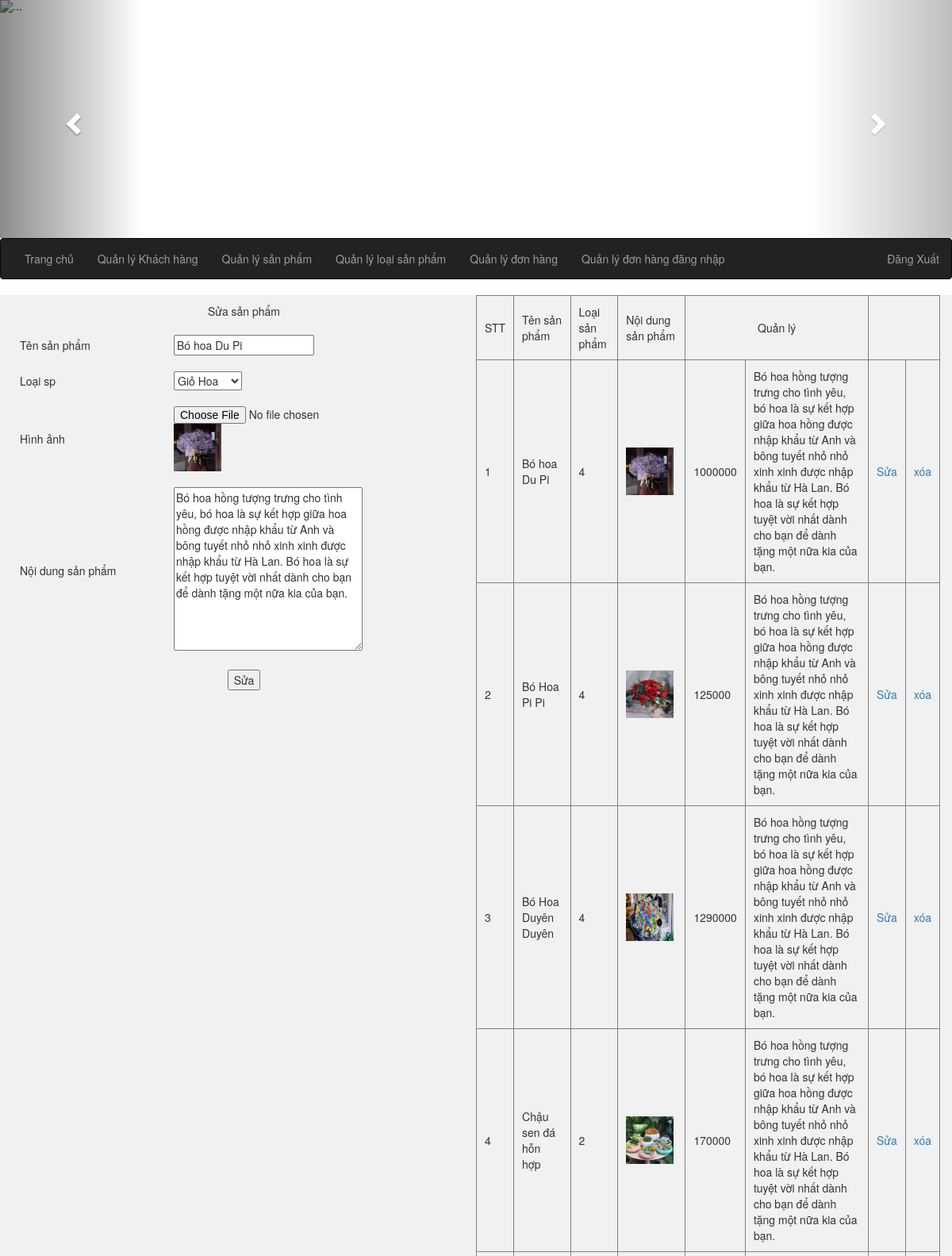
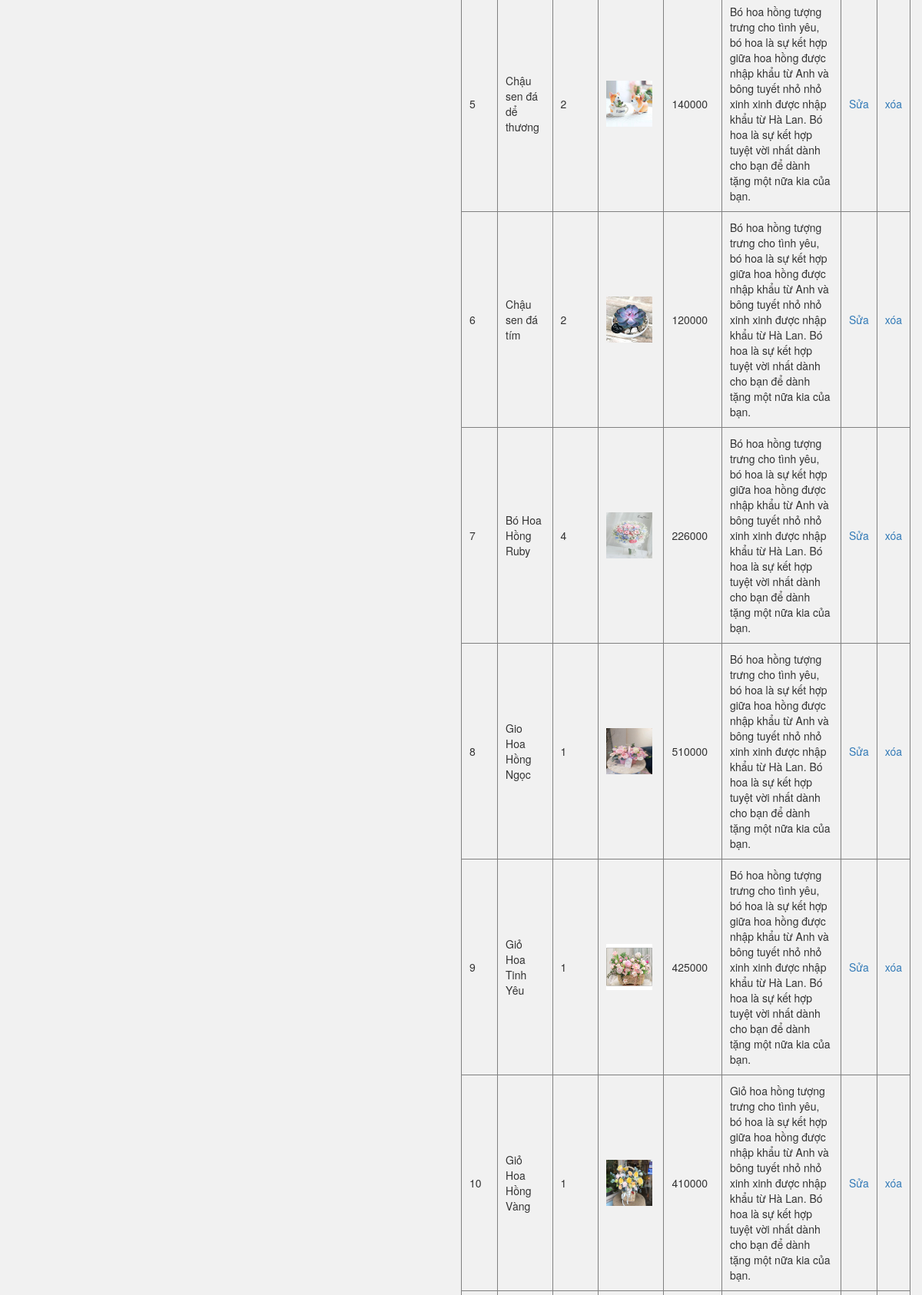
The app's page /admin/tc.php?sanpham=quanlisanpham&ac=sua&id=21 (upper part) with its own data (2 pictures, top to bottom).
### tables this page shows
CREATE TABLE `sanpham` (
  `idsp` int(11) NOT NULL,
  `tensp` varchar(256) NOT NULL,
  `hinhanh` varchar(256) NOT NULL,
  `idloaisp` int(11) NOT NULL,
  `gia` int(11) NOT NULL,
  `noidung` varchar(256) NOT NULL
);

### admin/module/sanpham/sua.php (the view, shortened to what this page needs)
<!doctype html>
<html>
<head>
	<?php
	$servername = "localhost";
	$username = "root";
	$password = "";
	$dbname = "new";
	$conn = mysqli_connect($servername, $username, $password, $dbname);
	@$id = (int)$_GET['id'];
	$sql = "select * from sanpham where idsp='$id'";
	$run = mysqli_query($conn, $sql);
	$row = mysqli_fetch_array($run);
	?>
	<form action="module/sanpham/xuli.php?id=<?php echo $row['idsp'] ?>" method="post" enctype="multipart/form-data">
		<table width="50%" align="left" padding="5px">
			<tr>
				<td colspan="2">
					<div align="center">Sửa sản phẩm</div>
				</td>
			</tr>
			<tr>
				<td>Tên sản phẩm</td>
				<td><input type="text" name="tensp" value="<?php echo $row['tensp'] ?>"></td>
			</tr>
			<?php
			$sql_loaisp = "select * from loaisp";
			$run_loaisp = mysqli_query($conn, $sql_loaisp);
			?>
			<tr>
				<td>Loại sp</td>
				<td><Select name="loaisp">
						<?php
						while ($dong_loaisp = mysqli_fetch_array($run_loaisp)) {
							if ($dong['idloaisp'] == $dong_loaisp['idloaisp']) {
						?>
								<Option selected="selected" value="<?php echo $dong_loaisp['idloaisp'] ?>"><?php echo $dong_loaisp['tenloaisp'] ?></Option>
							<?php
							} else {
							?>
								<Option value="<?php echo $dong_loaisp['idloaisp'] ?>"><?php echo $dong_loaisp['tenloaisp'] ?></Option>
						<?php
							}
						}
						?>
					</select></td>
			</tr>
			<td>Hình ảnh</td>
			<td><input type="file" name="hinhanh"><img src="module/sanpham/img/<?php echo $row['hinhanh'] ?>" width="60" height="60" /></td>
			<tr>
				<td>Nội dung sản phẩm</td>
				<td><textarea name="mota" cols="29" rows="10"><?php echo $row['noidung'] ?></textarea></td>
			</tr>
			<tr>
				<td colspan="2">
					<div align="center">
						<input type="submit" name="sua" id="sua" value="Sửa">
					</div>
				</td>
			</tr>
		</table>
	</form>
</head>
<body>
</body>
</html>
<?php
$servername = "localhost";
$username = "root";
$password = "";
$dbname = "new";
$conn = mysqli_connect($servername, $username, $password, $dbname);
$sql = "select * from sanpham order by idsp desc";
$run = mysqli_query($conn, $sql);
?>
<table width="50%" border="1" align="right">
	<tr>
		<td>STT</td>
		<td>Tên sản phẩm</td>
		<td>Loại sản phẩm</td>
		<td>Nội dung sản phẩm</td>
		<td colspan="2" align="center">Quản lý</td>
	</tr>
	<?php
	$i = 1;
	while ($dong = mysqli_fetch_array($run)) {
	?>
		<tr>
			<td><?php echo $i; ?></td>
			<td><?php echo $dong['tensp']; ?></td>
			<td><?php echo $dong['idloaisp']; ?></td>
			<td><img src="module/sanpham/img/<?php echo $dong['hinhanh'] ?>" width="60" height="60"></td>
			<td><?php echo $dong['gia']; ?></td>
			<td><?php echo $dong['noidung']; ?></td>
			<td><a href="tc.php?sanpham=quanlisanpham&ac=sua&id=<?php echo $dong['idsp'] ?>">Sửa</a></td>
			<td><a href="module/sanpham/xuli.php?id=<?php echo $dong['idsp'] ?>"> xóa </a></td>
		</tr>
	<?php
		$i++;
	}
	?>
</table>

### admin/tc.php (style rules this page uses)
body { height: 1200px; }
td { padding:10px; }

### records on screen
sanpham: tensp "Bó hoa Du Pi", hinhanh (picture), mota "Bó hoa hồng tượng trưng cho tình yêu, bó hoa là sự kết hợp giữa hoa hồng được nhập khẩu từ Anh và bông tuyết nhỏ nhỏ xinh xinh được nhập khẩu từ Hà Lan. Bó hoa là sự kết hợp tuyệt vời nhất dành cho bạn để dành tặng một nữa kia của bạn.", idloaisp "4", gia "1000000", noidung "Bó hoa hồng tượng trưng cho tình yêu, bó hoa là sự kết hợp giữa hoa hồng được nhập khẩu từ Anh và bông tuyết nhỏ nhỏ xinh xinh được nhập khẩu từ Hà Lan. Bó hoa là sự kết hợp tuyệt vời nhất dành cho bạn để dành tặng một nữa kia của bạn."
sanpham: tensp "Bó Hoa Pi Pi", idloaisp "4", hinhanh (picture), gia "125000", noidung "Bó hoa hồng tượng trưng cho tình yêu, bó hoa là sự kết hợp giữa hoa hồng được nhập khẩu từ Anh và bông tuyết nhỏ nhỏ xinh xinh được nhập khẩu từ Hà Lan. Bó hoa là sự kết hợp tuyệt vời nhất dành cho bạn để dành tặng một nữa kia của bạn."
sanpham: tensp "Bó Hoa Duyên Duyên", idloaisp "4", hinhanh (picture), gia "1290000", noidung "Bó hoa hồng tượng trưng cho tình yêu, bó hoa là sự kết hợp giữa hoa hồng được nhập khẩu từ Anh và bông tuyết nhỏ nhỏ xinh xinh được nhập khẩu từ Hà Lan. Bó hoa là sự kết hợp tuyệt vời nhất dành cho bạn để dành tặng một nữa kia của bạn."
sanpham: tensp "Chậu sen đá hỗn hợp", idloaisp "2", hinhanh (picture), gia "170000", noidung "Bó hoa hồng tượng trưng cho tình yêu, bó hoa là sự kết hợp giữa hoa hồng được nhập khẩu từ Anh và bông tuyết nhỏ nhỏ xinh xinh được nhập khẩu từ Hà Lan. Bó hoa là sự kết hợp tuyệt vời nhất dành cho bạn để dành tặng một nữa kia của bạn."
sanpham: tensp "Chậu sen đá dể thương", idloaisp "2", hinhanh (picture), gia "140000", noidung "Bó hoa hồng tượng trưng cho tình yêu, bó hoa là sự kết hợp giữa hoa hồng được nhập khẩu từ Anh và bông tuyết nhỏ nhỏ xinh xinh được nhập khẩu từ Hà Lan. Bó hoa là sự kết hợp tuyệt vời nhất dành cho bạn để dành tặng một nữa kia của bạn."
sanpham: tensp "Chậu sen đá tím", idloaisp "2", hinhanh (picture), gia "120000", noidung "Bó hoa hồng tượng trưng cho tình yêu, bó hoa là sự kết hợp giữa hoa hồng được nhập khẩu từ Anh và bông tuyết nhỏ nhỏ xinh xinh được nhập khẩu từ Hà Lan. Bó hoa là sự kết hợp tuyệt vời nhất dành cho bạn để dành tặng một nữa kia của bạn."
sanpham: tensp "Bó Hoa Hồng Ruby", idloaisp "4", hinhanh (picture), gia "226000", noidung "Bó hoa hồng tượng trưng cho tình yêu, bó hoa là sự kết hợp giữa hoa hồng được nhập khẩu từ Anh và bông tuyết nhỏ nhỏ xinh xinh được nhập khẩu từ Hà Lan. Bó hoa là sự kết hợp tuyệt vời nhất dành cho bạn để dành tặng một nữa kia của bạn."
sanpham: tensp "Gio Hoa Hồng Ngọc", idloaisp "1", hinhanh (picture), gia "510000", noidung "Bó hoa hồng tượng trưng cho tình yêu, bó hoa là sự kết hợp giữa hoa hồng được nhập khẩu từ Anh và bông tuyết nhỏ nhỏ xinh xinh được nhập khẩu từ Hà Lan. Bó hoa là sự kết hợp tuyệt vời nhất dành cho bạn để dành tặng một nữa kia của bạn."
sanpham: tensp "Giỏ Hoa Tinh Yêu", idloaisp "1", hinhanh (picture), gia "425000", noidung "Bó hoa hồng tượng trưng cho tình yêu, bó hoa là sự kết hợp giữa hoa hồng được nhập khẩu từ Anh và bông tuyết nhỏ nhỏ xinh xinh được nhập khẩu từ Hà Lan. Bó hoa là sự kết hợp tuyệt vời nhất dành cho bạn để dành tặng một nữa kia của bạn."
sanpham: tensp "Giỏ Hoa Hồng Vàng", idloaisp "1", hinhanh (picture), gia "410000", noidung "Giỏ hoa hồng tượng trưng cho tình yêu, bó hoa là sự kết hợp giữa hoa hồng được nhập khẩu từ Anh và bông tuyết nhỏ nhỏ xinh xinh được nhập khẩu từ Hà Lan. Bó hoa là sự kết hợp tuyệt vời nhất dành cho bạn để dành tặng một nữa kia của bạn."

### other values on screen
form field loaisp "Giỏ Hoa"
